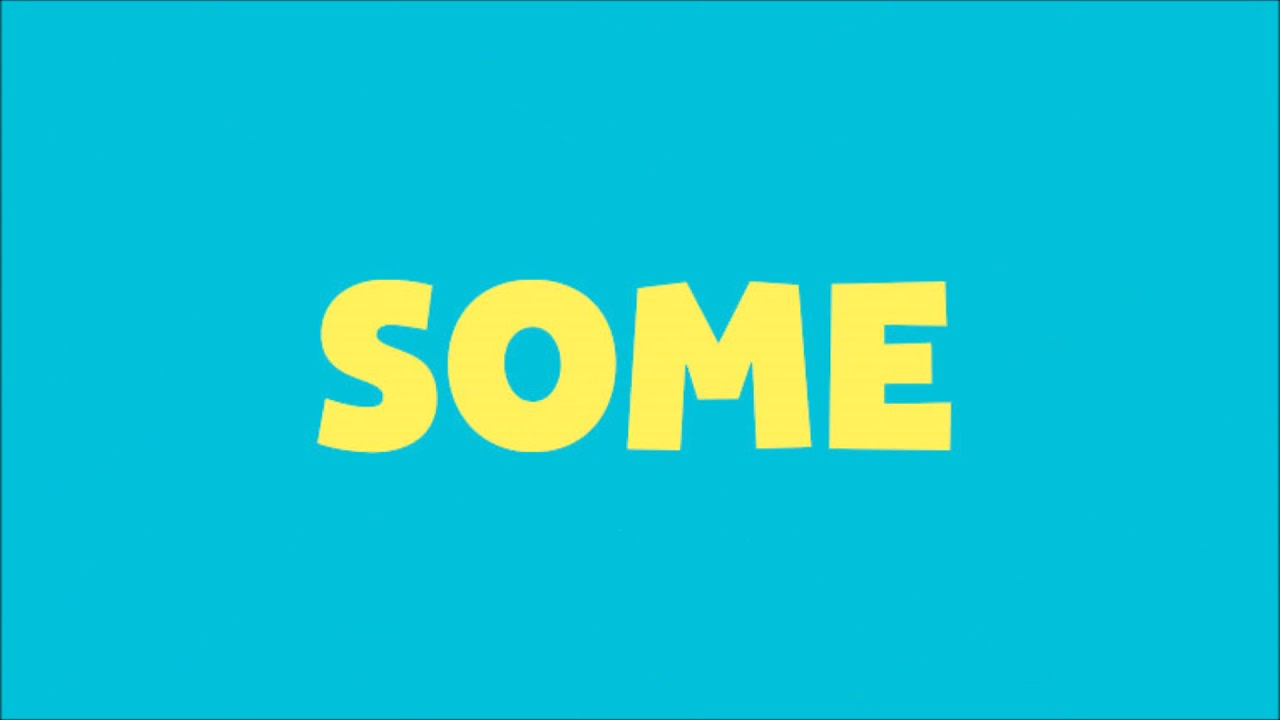
#> input picture image.jpg, 1280 x 720 px
$ python test3.py
#> lines starting #> are read from the running program, lines starting #| are printed output that depends on the picture
import re
from PIL import Image, ImageDraw, ImageFont

def clean_string(text):
    cleaned_text = re.sub(r'[^\x00-\x7F]+', '', text)  # Очистка строки от неподдерживаемых UTF-символов
    return cleaned_text

def write_text_on_image(image_path, text):
#> called with image_path = 'image.jpg', text = 'Hi, botmakers! 👋😊'
    image = Image.open(image_path)  # Открытие изображения
#> image is the input picture: PIL image 1280x720 RGB; mean R, G, B 21.5, 195.4, 207.4
    draw = ImageDraw.Draw(image)  # Создание объекта для рисования на изображении
    font = ImageFont.truetype("Nunito-Regular.ttf", 40)  # Загрузка шрифта Nunito-Regular.ttf размером 20
    cleaned_text = clean_string(text)  # Очистка текста от неподдерживаемых символов
    draw.text((10, 10), cleaned_text, font=font, fill=(0, 0, 0))  # Нанесение текста на изображение с помощью указанного шрифта и цвета
    image.save("output_image.jpg")  # Сохранение измененного изображения
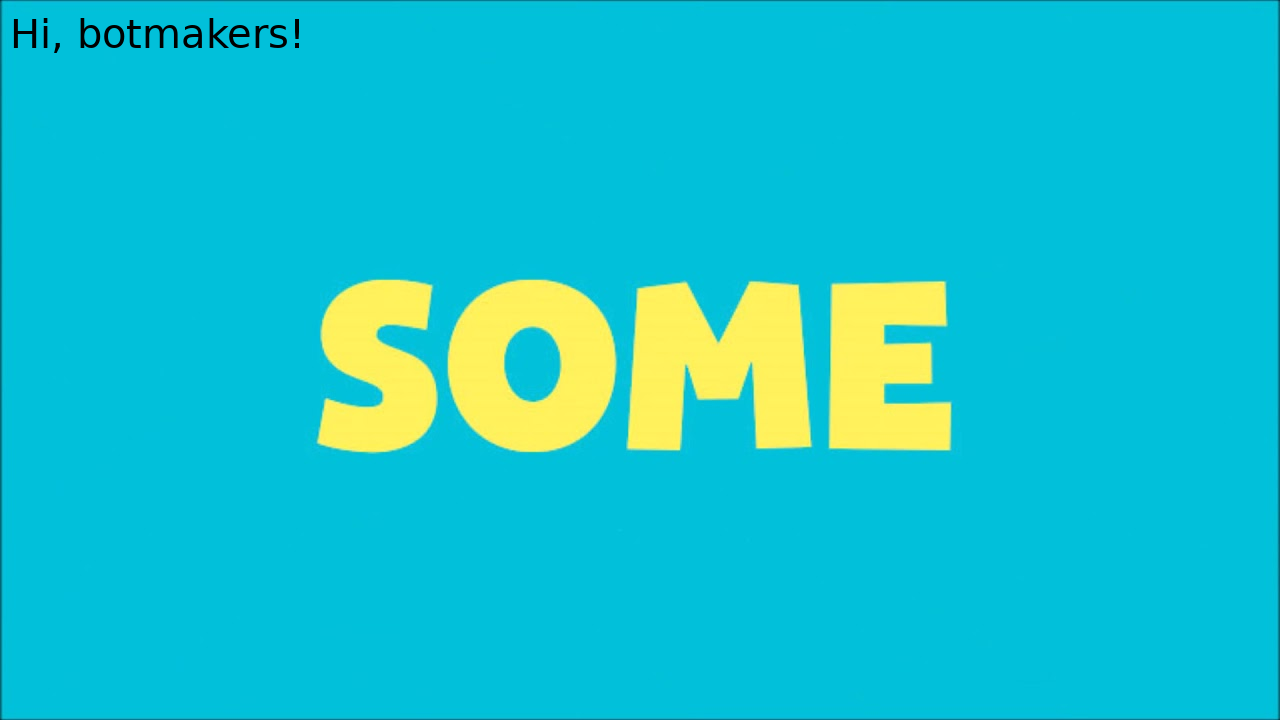
#> saved as output_image.jpg: PIL image 1280x720 RGB; mean R, G, B 21.5, 195, 206.9

text = "Hi, botmakers! 👋😊"  # Задание текста
image_path = "image.jpg"  # Путь к исходному изображению
write_text_on_image(image_path, text)  # Вызов функции для добавления текста на изображение
